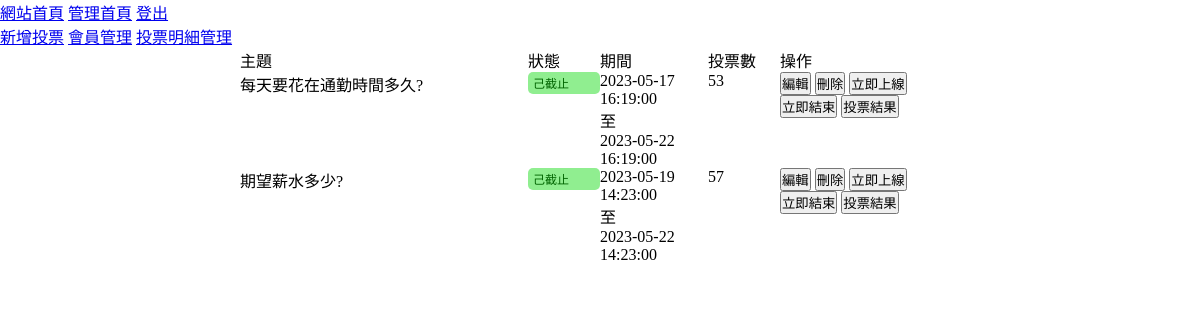
Page /backend.php on the earlier database version.
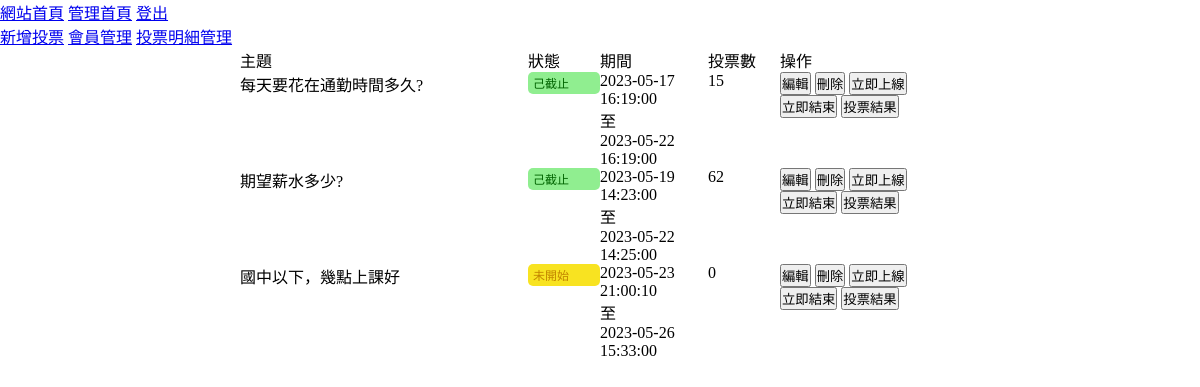
Same page on the later database version.
### tables this page shows
CREATE TABLE `topics` (
  `id` int(10) UNSIGNED NOT NULL,
  `subject` text NOT NULL,
  `open_time` datetime NOT NULL,
  `close_time` datetime NOT NULL,
  `type` int(1) UNSIGNED NOT NULL,
  `login` tinyint(1) NOT NULL,
  `created_time` timestamp NOT NULL DEFAULT current_timestamp(),
  `updated_time` timestamp NOT NULL DEFAULT current_timestamp() ON UPDATE current_timestamp()
);

### back/topic_list.php (the view)
<ul class="topic-list">
    <li class="list-row">
        <div class="list-item-title">主題</div>
        <div class="list-item-title">狀態</div>
        <div class="list-item-title">期間</div>
        <div class="list-item-title">投票數</div>
        <div class="list-item-title">操作</div>
    </li>
<?php
    $sql="SELECT `topics`.*,
            sum(`options`.`total`) as '總計'
          FROM `topics`,`options`
          WHERE `topics`.`id`=`options`.`subject_id`
          GROUP BY `topics`.`id`;";
    $rows=$pdo->query($sql)->fetchAll(PDO::FETCH_ASSOC);
    foreach($rows as $row){
?>
    <li class="list-row">
        <div class="list-item"><?=$row['subject'];?></div>
        <div class="list-item">
            <?php
                $now=strtotime('now');
                $open=strtotime($row['open_time']);
                $close=strtotime($row['close_time']);
                if($now<$open){
                    echo "<div class='await'>未開始</div>";
                }else if($now >= $open && $now <=$close){
                    echo "<div class='in-process'>投票中</div>";
                }else{
                    echo "<div class='finish'>己截止</div>";
                }
            ?>
        </div>
        <div class="list-item">
            <div><?=$row['open_time']?></div>
            至
            <div><?=$row['close_time'];?></div>
        </div>
        <div class="list-item">
            <?=$row['總計'];?>
        </div>
        <div class="list-item">
            <button onclick="location.href='./backend.php?do=edit_vote&id=<?=$row['id'];?>'">編輯</button>
            <button onclick="location.href='./back/del_vote.php?id=<?=$row['id'];?>'">刪除</button>
            <button onclick="location.href='./back/open.php?id=<?=$row['id'];?>'">立即上線</button>
            <button onclick="location.href='./back/close.php?id=<?=$row['id'];?>'">立即結束</button>
            <button onclick="location.href='./backend.php?do=result&id=<?=$row['id'];?>'">投票結果</button>
        </div>
    </li>
<?php
    }
?>
</ul>

### backend.php (shortened to what this page needs)
<?php include_once "db.php";?>
<!DOCTYPE html>
<html lang="en">
<head>
    <link rel="stylesheet" href="./css/style.css">
</head>
<body>
<header>
    <a href="index.php">網站首頁</a>
    <a href="backend.php">管理首頁</a>
    <a href="./api/logout.php">登出</a>
    <nav>
        <a href='./backend.php?do=add_vote'>新增投票</a>
        <a href='./backend.php?do=query_vote'>會員管理</a>
        <a href='./backend.php?do=query_vote'>投票明細管理</a>
    </nav>
</header>
<main>
<?php
$do=$_GET['do']??'topic_list';
$file="./back/".$do.".php";
if(file_exists($file)){
    include $file;
}else{
    include "./back/topic_list.php";
}
 ?>
</main>
</body>
</html>

### css/style.css (style rules this page uses)
* { box-sizing: border-box; margin:0; padding:0; }
main { width:60%; margin:auto; }
.topic-list, .vote-result, .vote-list { list-style-type: none; }
.list-row, .vote-option, .vote-option-title, .vote-subject, .vote-subject-title { display:flex; width:100%; }
.list-item-title:nth-child(1), .list-item:nth-child(1) { width:40%; }
.list-item-title:nth-child(2), .list-item:nth-child(2) { width:10%; }
.list-item-title:nth-child(3), .list-item:nth-child(3) { width:15%; }
.list-item-title:nth-child(4), .list-item:nth-child(4) { width:10%; }
.list-item-title:nth-child(5), .list-item:nth-child(5) { width:25%; }
.await { padding:2px 5px; border-radius:5px; background:rgb(248, 227, 33); color:rgb(194, 133, 1); border:0; font-size:12px; }
.finish { padding:2px 5px; border-radius:5px; background:lightgreen; color:darkgreen; border:0; font-size:12px; }

Differences in the rows shown:
changed topics "每天要花在通勤時間多久?": 總計 "53" → "15"
changed topics "期望薪水多少?": close_time "2023-05-22 14:23:00" → "2023-05-22 14:25:00"; 總計 "57" → "62"
added topics: subject "國中以下，幾點上課好", shows "未開始", open_time "2023-05-23 21:00:10", close_time "2023-05-26 15:33:00", 總計 "0"
